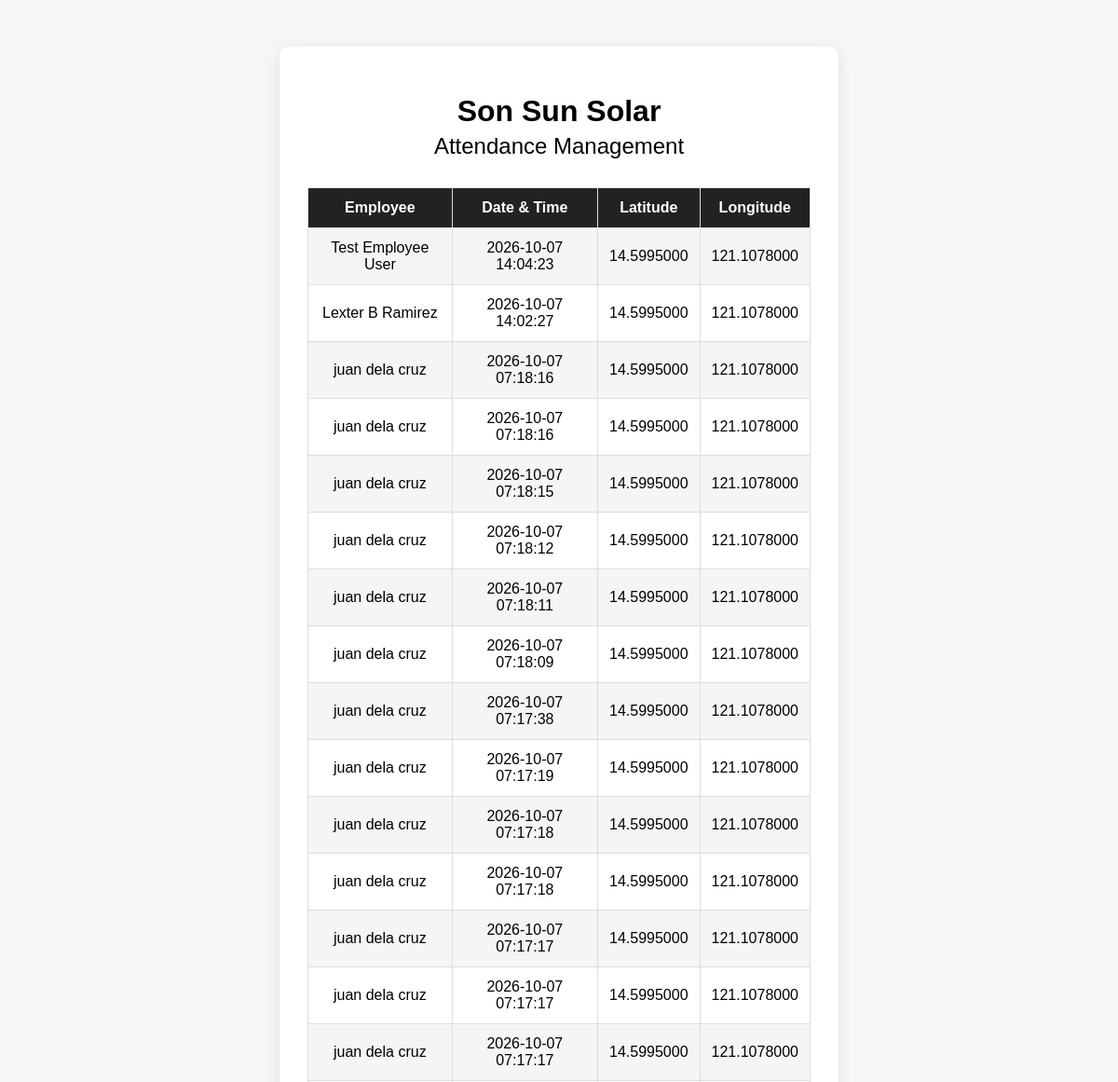
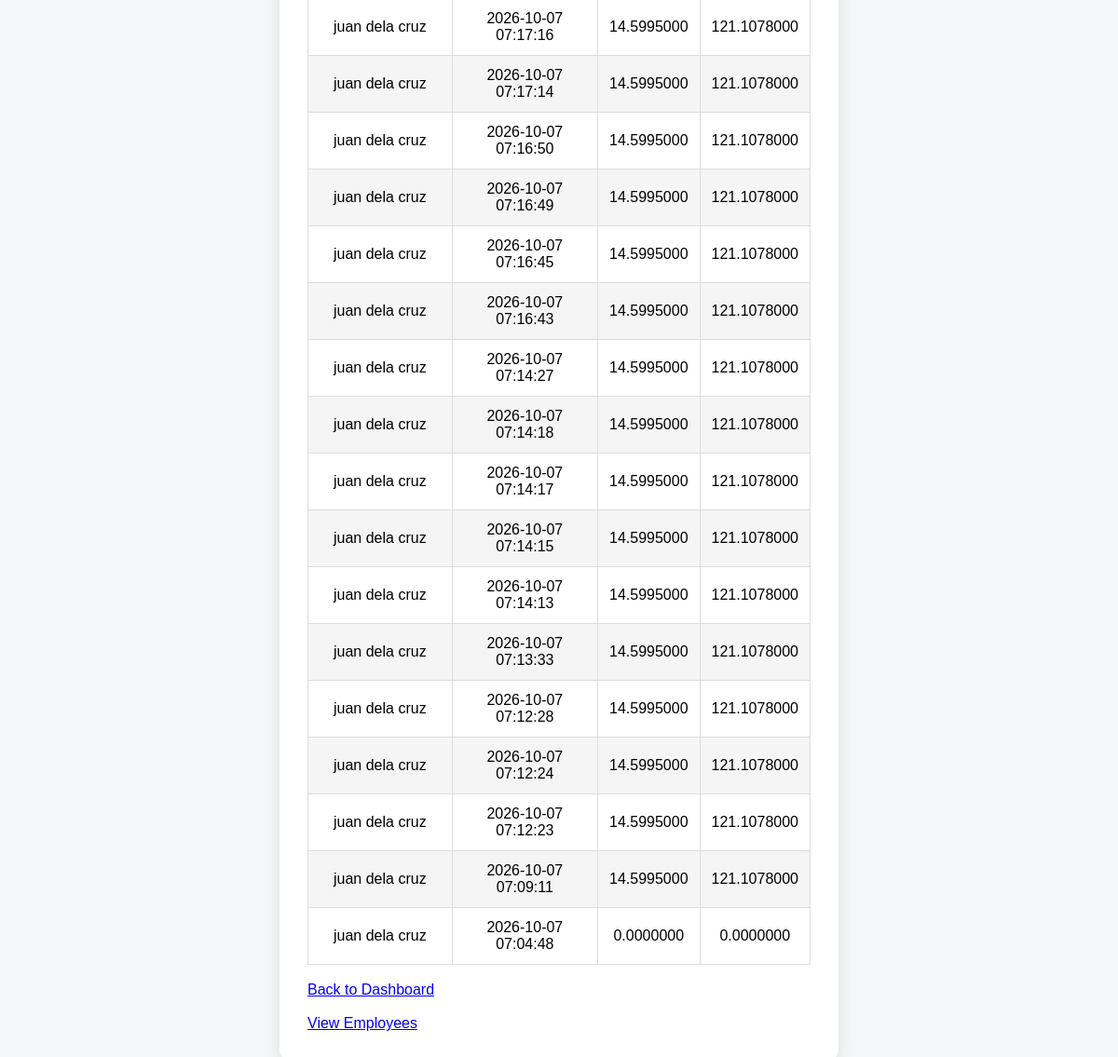
/admin_attendance.php (signed in), run on the app's committed database (2 pictures, top to bottom).
### tables this page shows
CREATE TABLE `attendance` (
  `attendance_id` int(11) NOT NULL,
  `employee_id` int(11) NOT NULL,
  `time_in` datetime NOT NULL,
  `latitude` decimal(10,7) NOT NULL,
  `longitude` decimal(10,7) NOT NULL
);

CREATE TABLE `employees` (
  `employee_id` int(11) NOT NULL,
  `fname` varchar(50) NOT NULL,
  `mname` varchar(50) NOT NULL,
  `lname` varchar(50) NOT NULL,
  `birthday` date NOT NULL,
  `gender` varchar(20) NOT NULL,
  `email` varchar(100) NOT NULL,
  `phone_number` varchar(20) NOT NULL,
  `address` varchar(255) NOT NULL,
  `department` varchar(100) NOT NULL
);

### admin_attendance.php (the view, shortened to what this page needs)
<?php
require_once "db.php";
$stmt = $conn->prepare(
    "SELECT
        attendance.attendance_id,
        employees.fname,
        employees.mname,
        employees.lname,
        attendance.time_in,
        attendance.latitude,
        attendance.longitude
     FROM attendance
     INNER JOIN employees
        ON attendance.employee_id = employees.employee_id
     ORDER BY attendance.time_in DESC"
);
$stmt->execute();
$result = $stmt->get_result();
?>
<!DOCTYPE html>
<html lang="en">
<head>
    <link rel="stylesheet" href="style.css">
</head>
<body>
<div class="container">
    <h1>Son Sun Solar</h1>
    <h2>Attendance Management</h2>
    <table>
        <tr>
            <th>Employee</th>
            <th>Date & Time</th>
            <th>Latitude</th>
            <th>Longitude</th>
        </tr>
        <?php while ($row = $result->fetch_assoc()): ?>
            <tr>
                <td>
                    <?php
                    echo htmlspecialchars(
                        $row["fname"] . " " .
                        $row["mname"] . " " .
                        $row["lname"]
                    );
                    ?>
                </td>
                <td>
                    <?php echo htmlspecialchars($row["time_in"]); ?>
                </td>
                <td>
                    <?php echo htmlspecialchars($row["latitude"]); ?>
                </td>
                <td>
                    <?php echo htmlspecialchars($row["longitude"]); ?>
                </td>
            </tr>
        <?php endwhile; ?>
    </table>
    <br>
    <a href="dashboard.php">
        Back to Dashboard
    </a>
    <br><br>
    <a href="admin_employees.php">
         View Employees
    </a>
</div>
</body>
</html>

### style.css (style rules this page uses)
* { box-sizing: border-box; }
body { margin: 0; padding: 20px; font-family: Arial, sans-serif; background-color: #f4f6f8; }
.container { width: 100%; max-width: 600px; margin: 30px auto; padding: 30px; background-color: white; border-radius: 10px; box-shadow: 0 4px 15px rgba(0, 0, 0, 0.1); }
h1 { text-align: center; margin-bottom: 5px; }
h2 { text-align: center; margin-top: 0; margin-bottom: 30px; font-weight: normal; }
table { width: 100%; border-collapse: collapse; margin-top: 20px; }
th, td { padding: 12px; text-align: center; border: 1px solid #ddd; }
th { background-color: #222; color: white; }
tr:nth-child(even) { background-color: #f5f5f5; }

### data on the page
attendance: employee.lname "Test Employee User", time_in "2026-10-07 14:04:23", latitude "14.5995000", longitude "121.1078000"
attendance: employee.lname "Lexter B Ramirez", time_in "2026-10-07 14:02:27", latitude "14.5995000", longitude "121.1078000"
attendance: employee.lname "juan dela cruz", time_in "2026-10-07 07:18:16", latitude "14.5995000", longitude "121.1078000"
attendance: employee.lname "juan dela cruz", time_in "2026-10-07 07:18:16", latitude "14.5995000", longitude "121.1078000"
attendance: employee.lname "juan dela cruz", time_in "2026-10-07 07:18:15", latitude "14.5995000", longitude "121.1078000"
attendance: employee.lname "juan dela cruz", time_in "2026-10-07 07:18:12", latitude "14.5995000", longitude "121.1078000"
attendance: employee.lname "juan dela cruz", time_in "2026-10-07 07:18:11", latitude "14.5995000", longitude "121.1078000"
attendance: employee.lname "juan dela cruz", time_in "2026-10-07 07:18:09", latitude "14.5995000", longitude "121.1078000"
attendance: employee.lname "juan dela cruz", time_in "2026-10-07 07:17:38", latitude "14.5995000", longitude "121.1078000"
attendance: employee.lname "juan dela cruz", time_in "2026-10-07 07:17:19", latitude "14.5995000", longitude "121.1078000"
attendance: employee.lname "juan dela cruz", time_in "2026-10-07 07:17:18", latitude "14.5995000", longitude "121.1078000"
attendance: employee.lname "juan dela cruz", time_in "2026-10-07 07:17:18", latitude "14.5995000", longitude "121.1078000"
attendance: employee.lname "juan dela cruz", time_in "2026-10-07 07:17:17", latitude "14.5995000", longitude "121.1078000"
attendance: employee.lname "juan dela cruz", time_in "2026-10-07 07:17:17", latitude "14.5995000", longitude "121.1078000"
attendance: employee.lname "juan dela cruz", time_in "2026-10-07 07:17:17", latitude "14.5995000", longitude "121.1078000"
attendance: employee.lname "juan dela cruz", time_in "2026-10-07 07:17:16", latitude "14.5995000", longitude "121.1078000"
attendance: employee.lname "juan dela cruz", time_in "2026-10-07 07:17:14", latitude "14.5995000", longitude "121.1078000"
attendance: employee.lname "juan dela cruz", time_in "2026-10-07 07:16:50", latitude "14.5995000", longitude "121.1078000"
attendance: employee.lname "juan dela cruz", time_in "2026-10-07 07:16:49", latitude "14.5995000", longitude "121.1078000"
attendance: employee.lname "juan dela cruz", time_in "2026-10-07 07:16:45", latitude "14.5995000", longitude "121.1078000"
attendance: employee.lname "juan dela cruz", time_in "2026-10-07 07:16:43", latitude "14.5995000", longitude "121.1078000"
attendance: employee.lname "juan dela cruz", time_in "2026-10-07 07:14:27", latitude "14.5995000", longitude "121.1078000"
attendance: employee.lname "juan dela cruz", time_in "2026-10-07 07:14:18", latitude "14.5995000", longitude "121.1078000"
attendance: employee.lname "juan dela cruz", time_in "2026-10-07 07:14:17", latitude "14.5995000", longitude "121.1078000"
attendance: employee.lname "juan dela cruz", time_in "2026-10-07 07:14:15", latitude "14.5995000", longitude "121.1078000"
attendance: employee.lname "juan dela cruz", time_in "2026-10-07 07:14:13", latitude "14.5995000", longitude "121.1078000"
attendance: employee.lname "juan dela cruz", time_in "2026-10-07 07:13:33", latitude "14.5995000", longitude "121.1078000"
attendance: employee.lname "juan dela cruz", time_in "2026-10-07 07:12:28", latitude "14.5995000", longitude "121.1078000"
attendance: employee.lname "juan dela cruz", time_in "2026-10-07 07:12:24", latitude "14.5995000", longitude "121.1078000"
attendance: employee.lname "juan dela cruz", time_in "2026-10-07 07:12:23", latitude "14.5995000", longitude "121.1078000"
attendance: employee.lname "juan dela cruz", time_in "2026-10-07 07:09:11", latitude "14.5995000", longitude "121.1078000"
attendance: employee.lname "juan dela cruz", time_in "2026-10-07 07:04:48", latitude "0.0000000", longitude "0.0000000"
